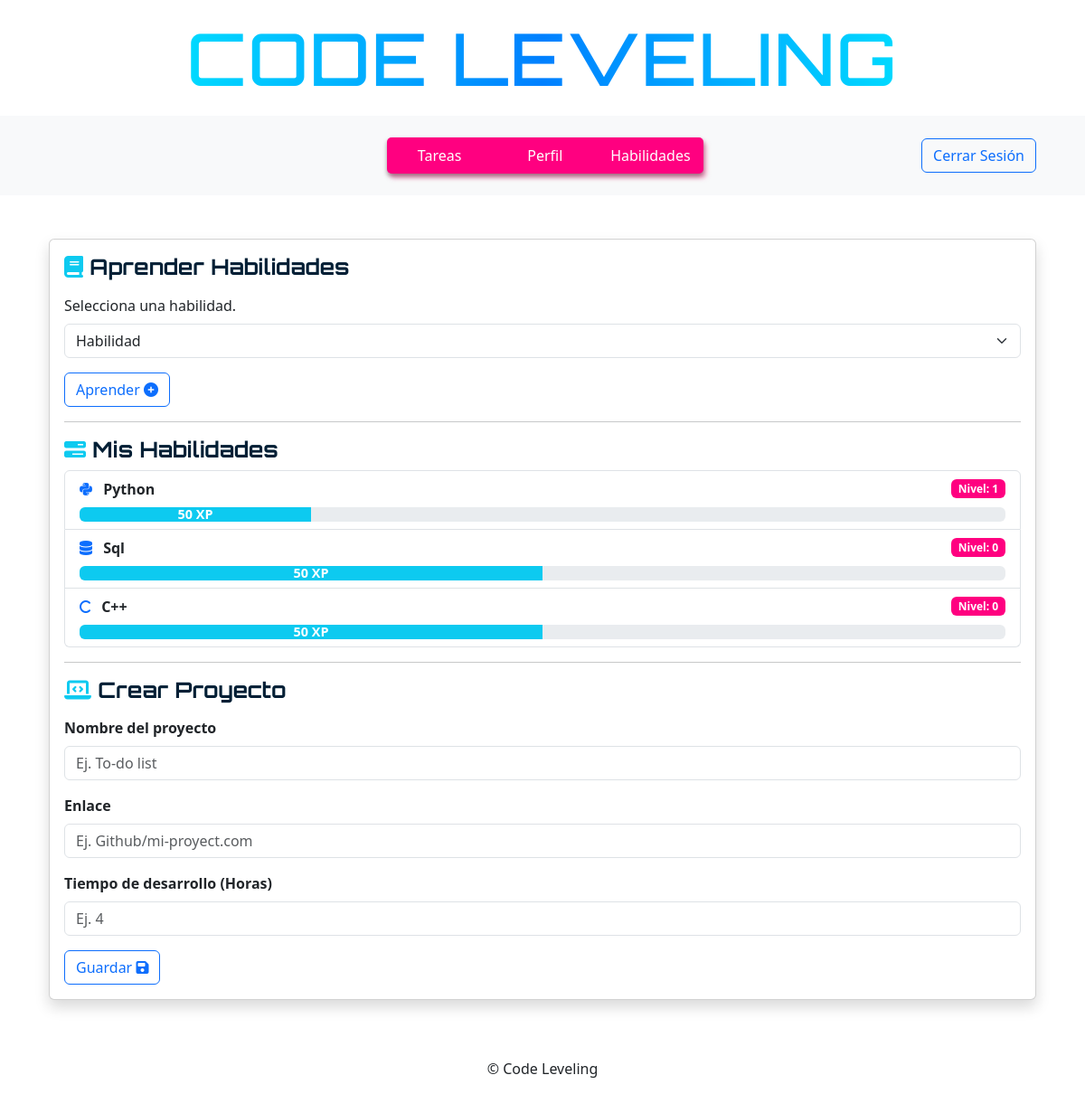
The page /habilidades (signed in) on the database as committed earlier.
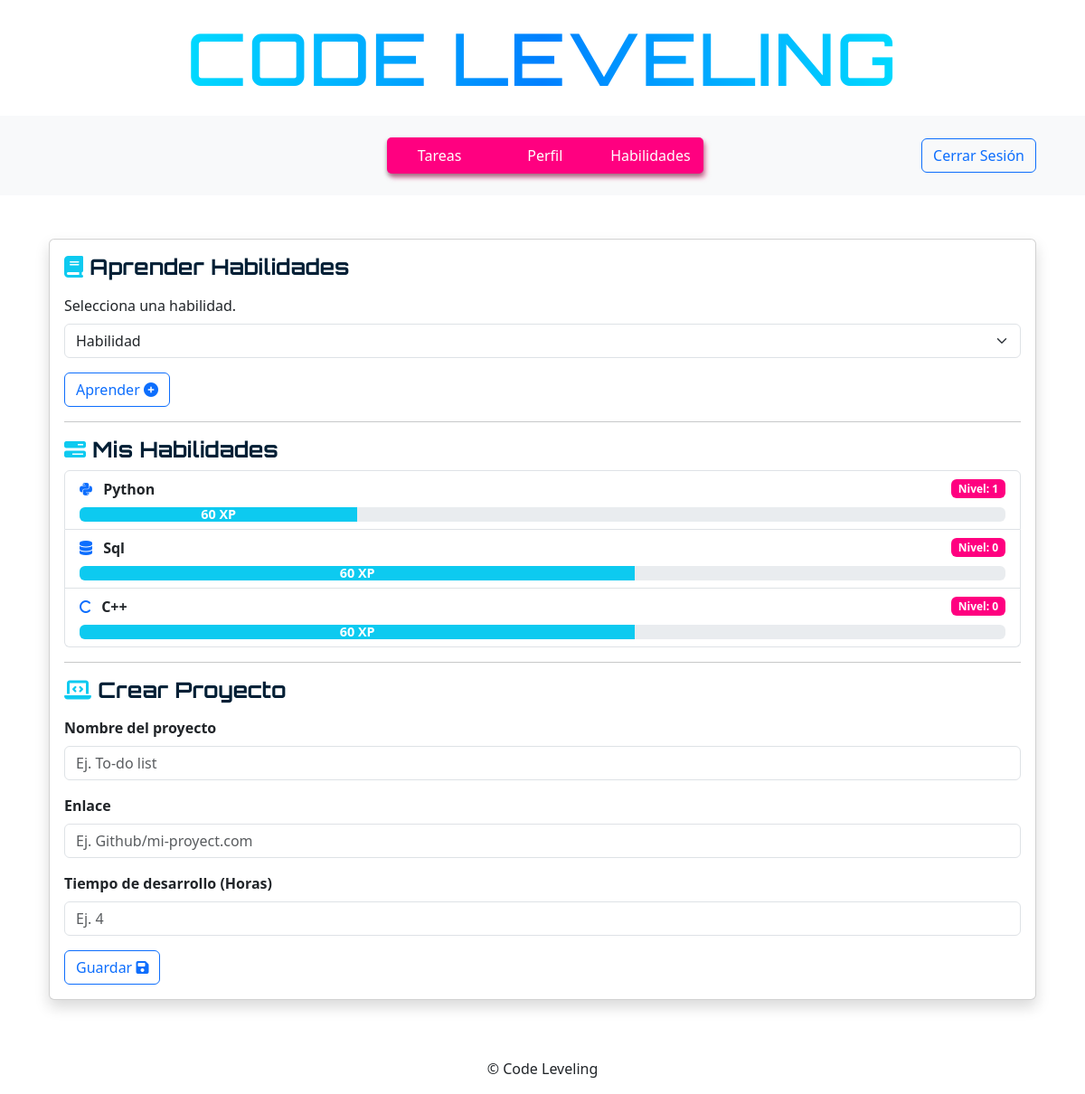
The same page on the database as committed later.
### tables this page shows
CREATE TABLE users_skills (
id INTEGER PRIMARY KEY AUTOINCREMENT,
user_id INTEGER NOT NULL,
skill_id INTEGER NOT NULL,
level INTEGER DEFAULT 0,
xp INTEGER DEFAULT 0,
xp_max INTEGER DEFAULT 100,
FOREIGN KEY (user_id) REFERENCES users(id),
FOREIGN KEY (skill_id) REFERENCES skills(id),
UNIQUE (user_id, skill_id)
);

CREATE TABLE skills (
id INTEGER PRIMARY KEY AUTOINCREMENT,
name TEXT NOT NULL,
icon TEXT);

### app.py (the view)
@app.route("/habilidades")
@login_required
def habilidades():
    skill_cat = execute_db("SELECT * FROM skills;",result=True)
    skills = execute_db("SELECT s.name, s.icon, us.level, us.xp, us.xp_max FROM users_skills us JOIN skills s ON us.skill_id = s.id WHERE us.user_id = ?", param=(session["user_id"],),result=True)
    return render_template("habilidades.html", skills=skills, skill_cat=skill_cat)

### helpers.py (called while the page is built)
def login_required(f):
    @wraps(f)
    def decorated_function(*args, **kwargs):
        if session.get("user_id") ==  None:
            return redirect("/login")
        return f(*args, **kwargs)
    return decorated_function

def execute_db(query, param=(),result = False):
    connection = sqlite3.connect('leveling.db')
    connection.row_factory = sqlite3.Row
    db = connection.cursor()
    db.execute(query,param)
    rows = None
    if result == True:
        rows = db.fetchall()
    connection.commit()
    connection.close()
    return rows

### templates/habilidades.html (shortened to what this page needs)
{% extends "layout.html" %}
{% block body %}
<div class="container d-flex justify-content-center my-5">
    <div class="card shadow" style="width:100%;">
        <div class="card-body">
            <h4 class="card-title letter-1 mb-3"><i class="fa-solid fa-book text-info" ></i> Aprender Habilidades</h4>
            <form action="/habilidades/aprender" method="POST">
                <div class="mb-3">
                    <label for="skill_selector" class="form-label">Selecciona una habilidad.</label>
                    <select class="form-select" id="skill_selector" name="skill_id">
                        <option selected disabled> Habilidad </option>
                    </select>
                </div>
                <button type="submit" class="btn btn-outline-primary btn-p">Aprender <i class="fa-solid fa-circle-plus"></i></button>
            </form>
            <hr>
            <h4 class="card-title letter-1"><i class="fa-solid fa-bars-progress text-info"></i> Mis Habilidades</h4>
            <div  class="mb-3">
                <ul class="list-group">
                    {% for skill in skills %}
                    <li class="list-group-item">
                        <div class="d-flex justify-content-between align-items-center">
                            <div>
                                <i class="{{skill.icon}} text-primary me-2"></i>
                                <strong>{{skill.name}}</strong>
                            </div>
                            <span class="badge" style="background-color:#FF0080;">Nivel: {{skill.level}}</span>
                        </div>
                        <div class="progress mt-2">
                            <div class="progress-bar bg-info" role="progressbar" style="width: {{skill.xp/skill.xp_max*100 | round}}%" aria-valuenow="{{skill.xp}}" aria-valuemin="0" aria-valuemax="{{skill.xp_max}}">
                                {{skill.xp}} XP
                            </div>
                        </div>
                    </li>
                    {% endfor %}
                </ul>
            </div>
            <hr>
            <h4 class="card-title letter-1 mb-3"><i class="fa-solid fa-laptop-code text-info"></i> Crear Proyecto</h4>
            <form action="/habilidades/proyectos" method="POST">
                <div class="mb-3">
                    <label class="form-label" for="p_name"><strong>Nombre del proyecto</strong></label>
                    <input class="form-control" id="p_name" name="pj_name" type="text" placeholder="Ej. To-do list">
                </div>
                <div class="mb-3">
                    <label class="form-label" for="p_link"><strong>Enlace</strong></label>
                    <input class="form-control" id="p_link" name="pj_link" type="url" placeholder="Ej. Github/mi-proyect.com">
                </div>
                <div class="mb-3">
                    <label class="form-label" for="p_time"><strong>Tiempo de desarrollo (Horas)</strong></label>
                    <input class="form-control" id="p_time" name="pj_time" type="number" placeholder="Ej. 4">
                </div>
                <button class="btn btn-outline-primary btn-p">Guardar <i class="fa-solid fa-floppy-disk"></i></button>
            </form>
        </div>
    </div>
</div>
{% endblock %}

### templates/layout.html (shortened to what this page needs)
<!DOCTYPE html>
<html lang="es">
    <head>
        <link href="https://cdn.jsdelivr.net/npm/bootstrap@5.3.3/dist/css/bootstrap.min.css" rel="stylesheet">
        <link href="/static/css/style.css" rel="stylesheet">
        <link rel="stylesheet" href="https://cdnjs.cloudflare.com/ajax/libs/font-awesome/6.5.0/css/all.min.css">
    </head>
    <body>
        <header>
            <div class="container text-center my-3">
                <h1 class="title">Code Leveling</h1>
            </div>
        </header>
        <nav class="navbar navbar-expand-md bg-light">
            <div class="container d-felx">
                {% if session["user_id"] %}
                <div class="container d-flex p-3">
                </div>
                <div class="container d-flex justify-content-center mx-auto p-3">
                    <ul class="navbar-nav button-container ">
                        <li class="nav-item"> <a class="nav-link button-nav" href="/tareas"> Tareas </a> </li>
                        <li class="nav-item"> <a class="nav-link button-nav" href="/"> Perfil </a> </li>
                        <li class="nav-item"> <a class="nav-link button-nav" href="/habilidades"> Habilidades </a> </li>
                    </ul>
                </div>
                <div class="container collapse navbar-collapse justify-content-end d-felx" id="confi">
                    <button class="btn btn-outline-primary btn-p">
                        <a class="nav-link" href="/logout"> Cerrar Sesión </a>
                    </button>
                </div>
                {% endif %}
            </div>
        </nav>
        <main class="container my-3">
                {% block body %}{% endblock %}
        </main>
        <footer class="text-center py-3">
            &copy; Code Leveling
        </footer>
    </body>
</html>

### static/css/style.css (style rules this page uses)
.title { font-family: 'Rajdhani','Orbitron', sans-serif; font-size: clamp(3rem, 10vw, 5rem); text-align: center; text-transform: uppercase; letter-spacing: 2px; color: transparent; background: linear-gradient(90deg, #00ffff, #0080FF, #00ffff); -webkit-background-clip: text; padding: 0 1rem; line-height: 1.2; }
.letter-1 { font-family: 'Rajdhani','Orbitron', sans-serif; font-weight: bold; color:#011f35; }
.button-container { display: flex; flex-wrap: wrap; background-color: #FF0080; width: 350px; height: 40px; align-items: center; justify-content: space-around; border-radius: 5px; box-shadow: rgba(0, 0, 0, 0.35) 0px 3px 5px, rgba(245, 73, 144, 0.5) 3px 5px 5px; }
.button-nav { outline: 0 !important; border: 0 !important; width: 40px; height: 40px; border-radius: 50%; background-color: transparent; display: flex; align-items: center; justify-content: center; color: #fff; transition: all ease-in-out 0.3s; cursor: pointer; }
.progress-bar { font-weight: bold; font-size: 0.9rem; }
.btn-p { transition: transform 0.2s ease, box-shadow 0.2s ease; }

Rows that differ between the two databases and show on the page:
changed users_skills "Python": xp "50" → "60"
changed users_skills "Sql": xp "50" → "60"
changed users_skills (number 3 of 3 on the later page): xp "50" → "60"
